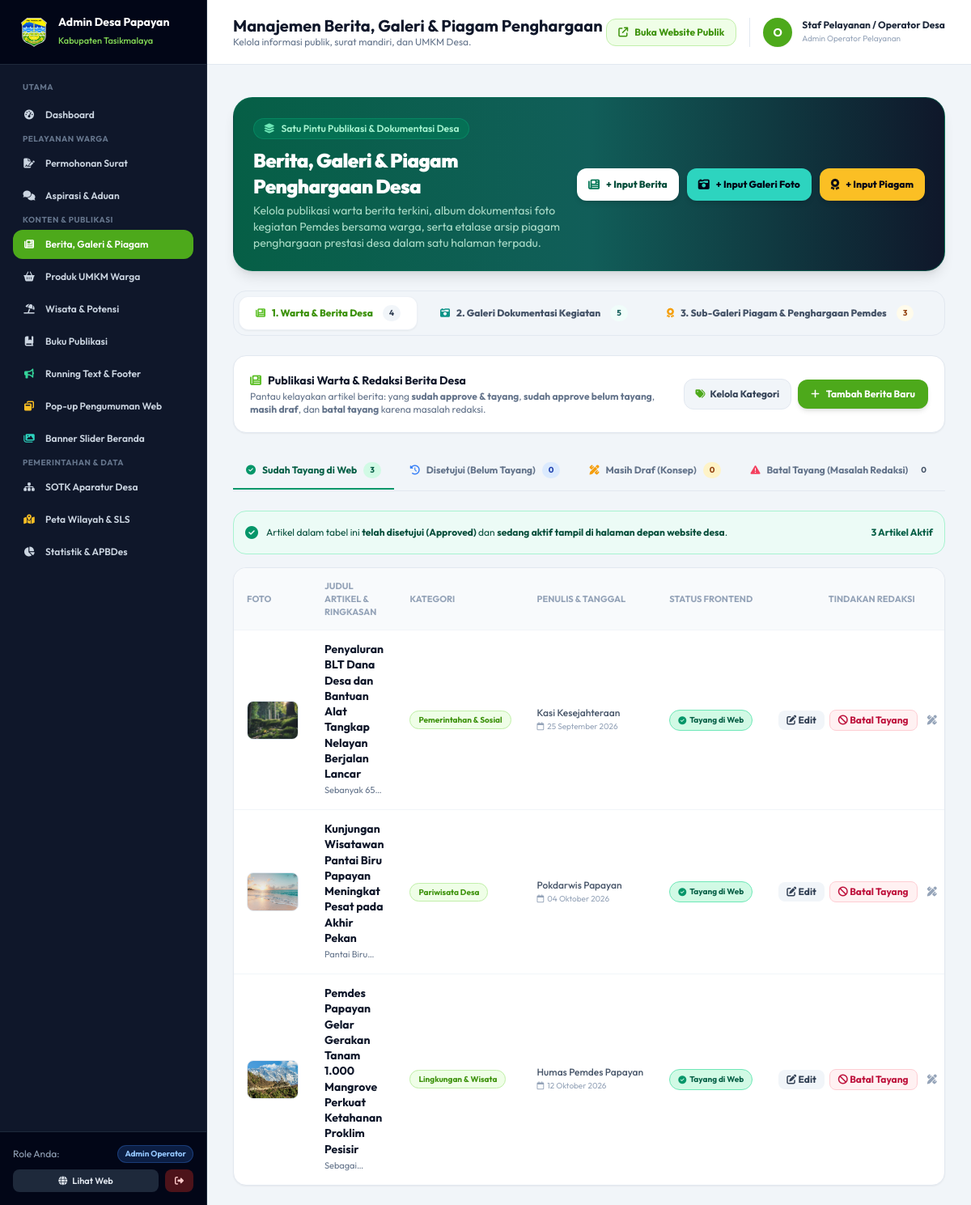
The page /admin/berita (signed in) on the database as committed earlier.
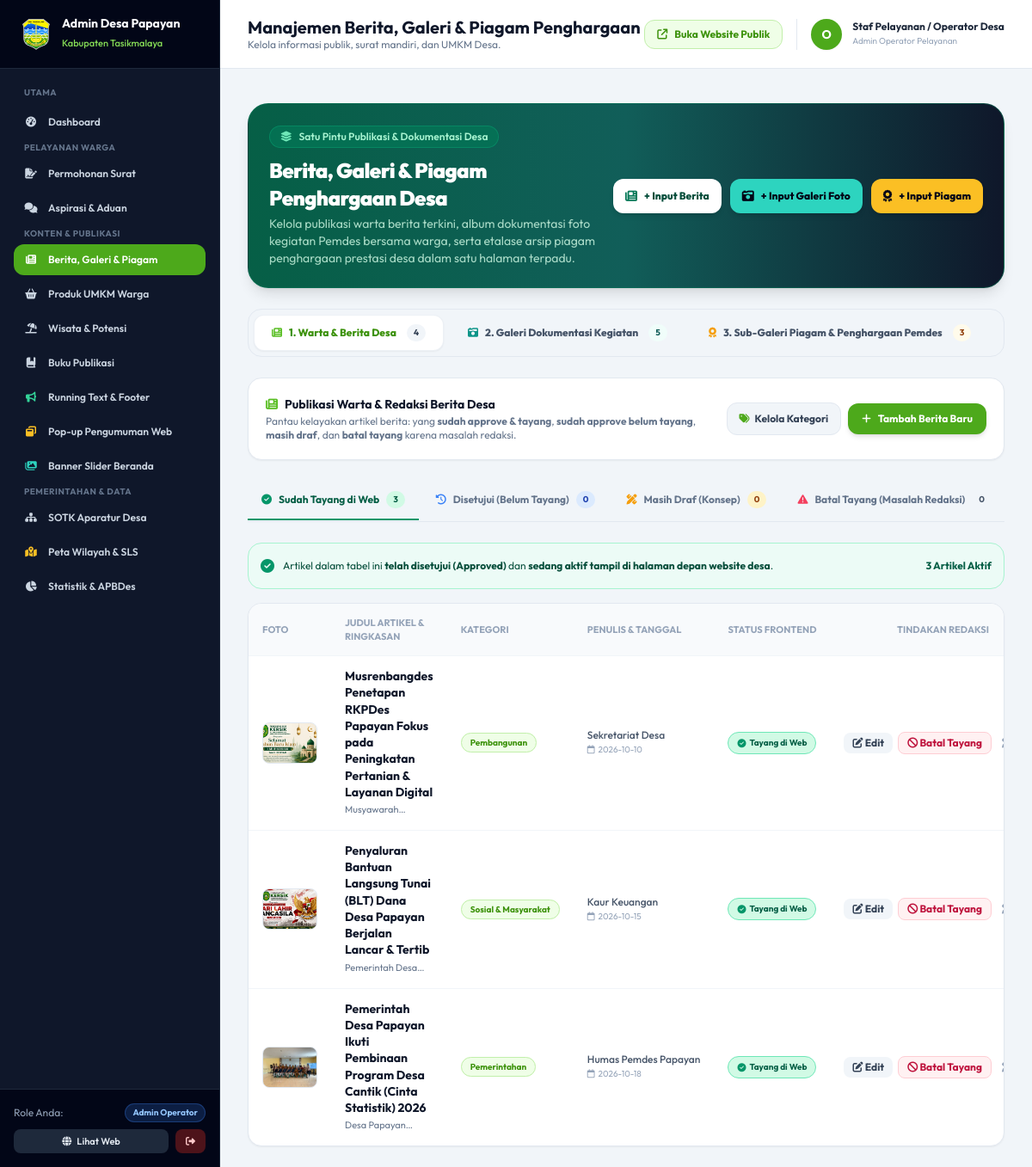
The same page on the database as committed later.
### tables this page shows
CREATE TABLE berita (
        id INTEGER PRIMARY KEY AUTOINCREMENT,
        judul TEXT NOT NULL,
        kategori TEXT NOT NULL,
        penulis TEXT NOT NULL,
        tanggal TEXT NOT NULL,
        gambar TEXT,
        ringkasan TEXT NOT NULL,
        isi TEXT NOT NULL,
        created_at TIMESTAMP DEFAULT CURRENT_TIMESTAMP
    , status TEXT DEFAULT 'Tayang', catatan_redaksi TEXT);

### app.py (the view)
@app.route('/admin/berita')
@login_required
def admin_berita():
    active_view = request.args.get('view', 'berita')
    active_tab = request.args.get('tab', 'tayang')
    conn = get_db()
    cursor = conn.cursor()
    cursor.execute("SELECT * FROM berita WHERE status = 'Tayang' OR status IS NULL ORDER BY id DESC")
    tayang_list = [dict(row) for row in cursor.fetchall()]
    cursor.execute("SELECT * FROM berita WHERE status = 'Disetujui' ORDER BY id DESC")
    disetujui_list = [dict(row) for row in cursor.fetchall()]
    cursor.execute("SELECT * FROM berita WHERE status = 'Draft' ORDER BY id DESC")
    draft_list = [dict(row) for row in cursor.fetchall()]
    cursor.execute("SELECT * FROM berita WHERE status = 'Batal Tayang' ORDER BY id DESC")
    batal_list = [dict(row) for row in cursor.fetchall()]
    cursor.execute("SELECT * FROM berita ORDER BY id DESC")
    semua_list = [dict(row) for row in cursor.fetchall()]
    cursor.execute("SELECT * FROM kategori_berita ORDER BY urutan ASC, id ASC")
    kategori_list = [dict(row) for row in cursor.fetchall()]
    cursor.execute("SELECT * FROM galeri WHERE tipe = 'kegiatan' AND status = 'Tayang' ORDER BY tanggal DESC, id DESC")
    galeri_tayang = [dict(row) for row in cursor.fetchall()]
    cursor.execute("SELECT * FROM galeri WHERE tipe = 'kegiatan' AND status = 'Menunggu Persetujuan' ORDER BY id DESC")
    galeri_pengajuan = [dict(row) for row in cursor.fetchall()]
    cursor.execute("SELECT * FROM galeri WHERE tipe = 'kegiatan' ORDER BY id DESC")
    galeri_semua = [dict(row) for row in cursor.fetchall()]
    cursor.execute("SELECT * FROM galeri WHERE tipe = 'penghargaan' ORDER BY tahun_penghargaan DESC, tanggal DESC, id DESC")
    penghargaan_list = [dict(row) for row in cursor.fetchall()]
    cursor.execute("SELECT * FROM profil_desa WHERE id = 1")
    row_profil = cursor.fetchone()
    profil = dict(row_profil) if row_profil else {}
    pending_galeri_count = len(galeri_pengajuan)
    conn.close()
    return render_template('admin/berita.html',
                           profil=profil,
                           active_view=active_view,
                           active_tab=active_tab,
                           tayang_list=tayang_list,
                           disetujui_list=disetujui_list,
                           draft_list=draft_list,
                           batal_list=batal_list,
                           semua_list=semua_list,
                           kategori_list=kategori_list,
                           galeri_tayang=galeri_tayang,
                           galeri_pengajuan=galeri_pengajuan,
                           galeri_semua=galeri_semua,
                           penghargaan_list=penghargaan_list,
                           pending_galeri_count=pending_galeri_count)

### app.py (called while the page is built)
@app.before_request
def track_visitor_hit():
    if request.method == 'GET' and not (
        request.path.startswith('/static') or
        request.path.startswith('/admin') or
        request.path.startswith('/api')
    ):
        try:
            record_visitor_hit()
        except Exception:
            pass

def login_required(f):
    @wraps(f)
    def decorated_function(*args, **kwargs):
        if 'user_id' not in session:
            flash('Silakan login terlebih dahulu untuk mengakses panel admin.', 'warning')
            return redirect(url_for('admin_login'))
        return f(*args, **kwargs)
    return decorated_function

### database.py (called while the page is built)
def get_db():
    conn = sqlite3.connect(DB_PATH)
    conn.row_factory = sqlite3.Row
    return conn

### security_engine.py (called while the page is built, shortened)
def get_client_ip():
    forwarded = request.headers.get('X-Forwarded-For')
    if forwarded:
        return forwarded.split(',')[0].strip()
    return request.headers.get('X-Real-IP', request.remote_addr or '127.0.0.1')

    def _cleanup(self, now):
        if now - self._last_cleanup < 60:
            return

### templates/admin/berita.html (shortened to what the changed rows need)
{% extends "base_admin.html" %}
{% block header_title %}Manajemen Berita, Galeri & Piagam Penghargaan{% endblock %}
{% block content %}
<div class="space-y-6">
  <div class="bg-gradient-to-r from-emerald-800 via-teal-800 to-slate-900 text-white p-5 sm:p-6 rounded-3xl shadow-lg border border-emerald-700/50 flex flex-col lg:flex-row lg:items-center justify-between gap-5">
    <div>
      <h2 class="text-xl sm:text-2xl font-black tracking-tight text-white flex items-center gap-2.5">
        <span>Berita, Galeri & Piagam Penghargaan Desa</span>
      </h2>
    </div>
  </div>
  {% if active_view != 'galeri' and active_view != 'penghargaan' %}
  <div id="tab-berita-content-tayang" class="space-y-4">
    <div class="bg-white rounded-2xl border border-slate-200 shadow-sm overflow-hidden">
      <div class="overflow-x-auto">
        <table class="w-full text-xs text-left border-collapse">
          <thead class="text-[11px] uppercase text-slate-400 bg-slate-50 border-b border-slate-100 font-bold">
            <tr>
              <th class="py-3.5 px-4 w-20">Foto</th>
              <th class="py-3.5 px-4">Judul Artikel & Ringkasan</th>
              <th class="py-3.5 px-4">Kategori</th>
              <th class="py-3.5 px-4">Penulis & Tanggal</th>
              <th class="py-3.5 px-4 text-center">Status Frontend</th>
              <th class="py-3.5 px-4 text-center">Tindakan Redaksi</th>
            </tr>
          </thead>
          <tbody class="divide-y divide-slate-100">
            {% for b in tayang_list %}
            <tr class="hover:bg-slate-50/70 transition">
              <td class="py-3.5 px-4">
                <div class="w-16 h-12 rounded-lg overflow-hidden bg-slate-100 border border-slate-200 relative">
                  <img src="{{ url_for('static', filename=b.gambar.replace('static/', '')) if b.gambar.startswith('static/') else b.gambar }}" class="w-full h-full object-cover" alt="{{ b.judul }}" onerror="this.src='{{ url_for('static', filename='images/banner1.png') }}'" />
                </div>
              </td>
              <td class="py-3.5 px-4 max-w-sm">
                <h4 class="font-bold text-slate-900 text-sm leading-snug">{{ b.judul }}</h4>
                <p class="text-slate-500 text-[11px] line-clamp-1 mt-0.5 leading-relaxed">{{ b.ringkasan }}</p>
              </td>
              <td class="py-3.5 px-4 whitespace-nowrap">
                <span class="px-2.5 py-1 rounded-full bg-brand-50 text-brand-800 font-bold text-[10px] border border-brand-200">
                  {{ b.kategori }}
                </span>
              </td>
              <td class="py-3.5 px-4 whitespace-nowrap text-slate-600">
                <span class="block font-medium">{{ b.penulis }}</span>
                <span class="text-[10px] text-slate-400"><i class="fa-regular fa-calendar mr-1"></i>{{ b.tanggal }}</span>
              </td>
              <td class="py-3.5 px-4 text-center whitespace-nowrap">
                <span class="inline-flex items-center gap-1 px-2.5 py-1 rounded-full bg-emerald-100 text-emerald-800 font-bold text-[10px] border border-emerald-300">
                  <i class="fa-solid fa-circle-check text-emerald-600"></i> Tayang di Web
                </span>
              </td>
              <td class="py-3.5 px-4 text-center whitespace-nowrap">
                <div class="flex items-center justify-center gap-1.5">
                  <button onclick="bukaModalEditBerita({{ b.id }})" class="px-2.5 py-1 rounded-lg bg-slate-100 hover:bg-slate-200 text-slate-700 font-bold text-xs transition" title="Edit Berita">
                    <i class="fa-solid fa-pen-to-square"></i> Edit
                  </button>
                  <button onclick="bukaModalBatalTayang({{ b.id }}, '{{ b.judul|replace("'", "\\'") }}')" class="px-2.5 py-1 rounded-lg bg-rose-50 hover:bg-rose-100 text-rose-700 border border-rose-200 font-bold text-xs transition" title="Tarik dari web karena masalah redaksi">
                    <i class="fa-solid fa-ban"></i> Batal Tayang
                  </button>
                  <form method="POST" action="{{ url_for('admin_ubah_status_berita', id=b.id) }}" class="inline">
                    <button type="submit" class="p-1.5 rounded-lg text-slate-400 hover:text-amber-600 hover:bg-amber-50 transition" title="Kembalikan ke Draf">
                      <i class="fa-solid fa-pen-ruler"></i>
                    </button>
                  </form>
                </div>
              </td>
            </tr>
            {% endfor %}
          </tbody>
        </table>
      </div>
    </div>
  </div>
  {% endif %}
</div>
{% endblock %}

Rows that differ between the two databases and show on the page:
removed berita: gambar (picture), judul "Penyaluran BLT Dana Desa dan Bantuan Alat Tangkap Nelayan Berjalan Lancar", ringkasan "Sebanyak…", kategori "Pemerintahan & Sosial", penulis "Kasi Kesejahteraan", tanggal "25 September 2026"
removed berita: gambar (picture), judul "Kunjungan Wisatawan Pantai Biru Papayan Meningkat Pesat pada Akhir Pekan", ringkasan "Pantai…", kategori "Pariwisata Desa", penulis "Pokdarwis Papayan", tanggal "04 Oktober 2026"
removed berita: gambar (picture), judul "Pemdes Papayan Gelar Gerakan Tanam 1.000 Mangrove Perkuat Ketahanan Proklim Pesisir", kategori "Lingkungan & Wisata", penulis "Humas Pemdes Papayan", tanggal "12 Oktober 2026"
added berita: gambar (picture), judul "Musrenbangdes Penetapan RKPDes Papayan Fokus pada Peningkatan Pertanian & Layanan Digital", kategori "Pembangunan", penulis "Sekretariat Desa", tanggal "2026-10-10"
added berita: gambar (picture), judul "Penyaluran Bantuan Langsung Tunai (BLT) Dana Desa Papayan Berjalan Lancar & Tertib", ringkasan "Pemerintah…", kategori "Sosial & Masyarakat", penulis "Kaur Keuangan", tanggal "2026-10-15"
added berita: gambar (picture), judul "Pemerintah Desa Papayan Ikuti Pembinaan Program Desa Cantik (Cinta Statistik) 2026", ringkasan "Desa…", kategori "Pemerintahan", penulis "Humas Pemdes Papayan", tanggal "2026-10-18"
